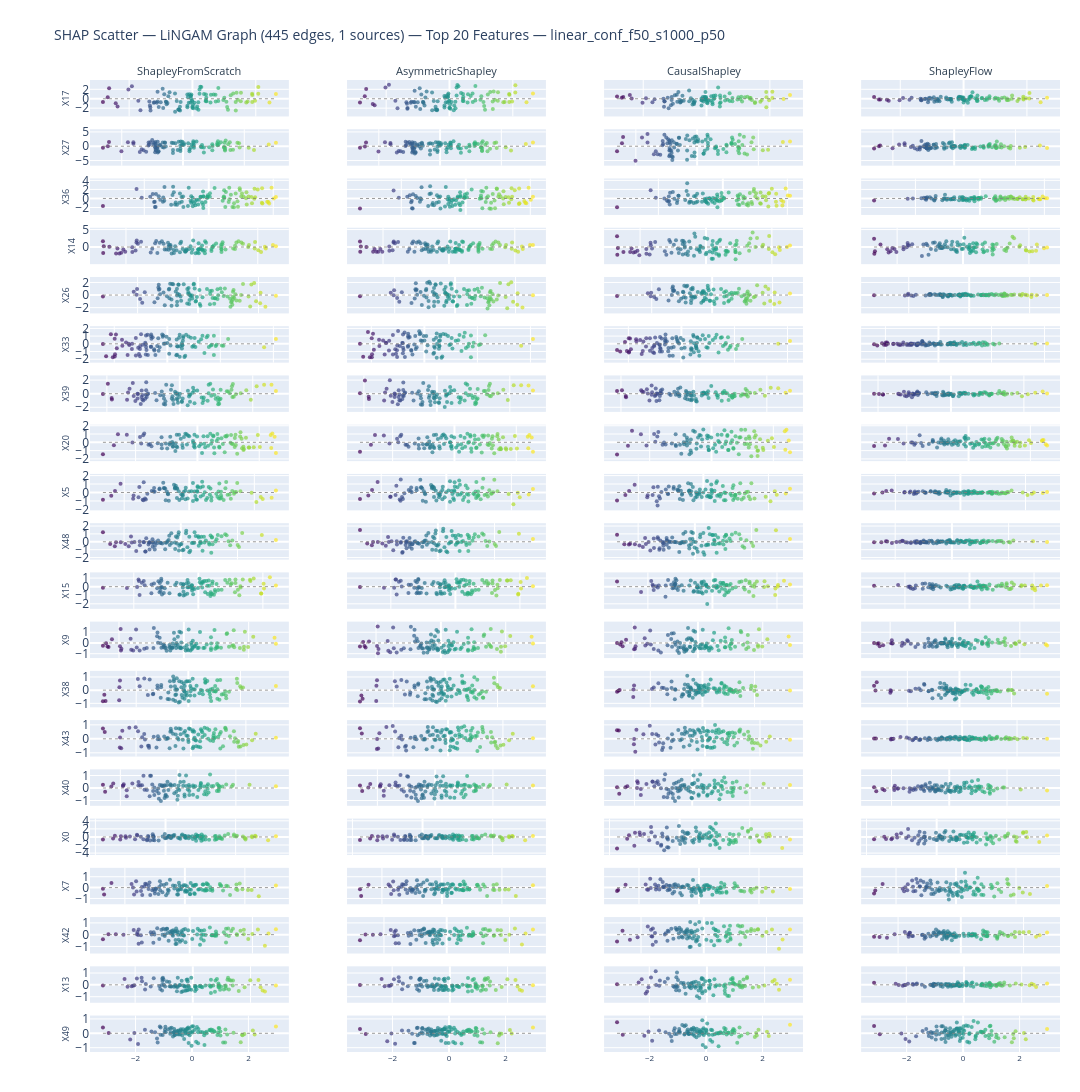

Source (notebook cell):
### Markdown cell above
## 6. Individual SHAP Scatter Plots — LiNGAM Graph

Same grid structure as above but using LiNGAM-based causal methods.  
Scratch (no graph) is repeated here as the reference baseline.

### Code cell
LINGAM_SCATTER_METHODS = [
    "Scratch",
    "Asymmetric (LiNGAM)",
    "Causal (LiNGAM)",
    "Flow (LiNGAM)",
]

fig_scatter_lingam = make_shap_scatter_figure(
    methods        = LINGAM_SCATTER_METHODS,
    col_labels     = COL_LABELS,
    feature_idx    = scratch_rank.tolist(),
    feature_labels = top_features,
    x_test         = x_test,
    shap_data      = shap_data,
    title          = (
        f"SHAP Scatter — LiNGAM Graph ({lingam_edges} edges, {lingam_sources} sources) — "
        f"Top {N_TOP_FEATURES} Features — {DATASET}"
    ),
    colors         = METHOD_COLORS,
)
fig_scatter_lingam.show()
